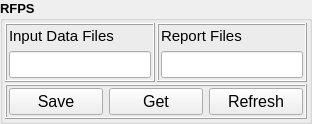
                   <widget class="QGroupBox" name="GB_Rfps">
                    <property name="font">
                     <font>
                      <pointsize>10</pointsize>
                      <weight>75</weight>
                      <bold>true</bold>
                     </font>
                    </property>
                    <property name="title">
                     <string>RFPS</string>
                    </property>
                    <layout class="QGridLayout" name="gridLayout_11">
                     <property name="leftMargin">
                      <number>2</number>
                     </property>
                     <property name="topMargin">
                      <number>2</number>
                     </property>
                     <property name="rightMargin">
                      <number>2</number>
                     </property>
                     <property name="bottomMargin">
                      <number>2</number>
                     </property>
                     <property name="spacing">
                      <number>2</number>
                     </property>
                     <item row="0" column="0">
                      <widget class="QFrame" name="frame_33">
                       <property name="frameShape">
                        <enum>QFrame::Box</enum>
                       </property>
                       <property name="frameShadow">
                        <enum>QFrame::Raised</enum>
                       </property>
                       <layout class="QVBoxLayout" name="verticalLayout_29">
                        <property name="leftMargin">
                         <number>2</number>
                        </property>
                        <property name="topMargin">
                         <number>2</number>
                        </property>
                        <property name="rightMargin">
                         <number>2</number>
                        </property>
                        <property name="bottomMargin">
                         <number>2</number>
                        </property>
                        <item>
                         <widget class="QLabel" name="label_10">
                          <property name="font">
                           <font>
                            <pointsize>11</pointsize>
                            <weight>50</weight>
                            <bold>false</bold>
                           </font>
                          </property>
                          <property name="text">
                           <string>Input Data Files</string>
                          </property>
                         </widget>
                        </item>
                        <item>
                         <widget class="QLineEdit" name="LE_Inputdatafiles_3">
                          <property name="minimumSize">
                           <size>
                            <width>0</width>
                            <height>25</height>
                           </size>
                          </property>
                          <property name="font">
                           <font>
                            <pointsize>12</pointsize>
                            <weight>50</weight>
                            <bold>false</bold>
                           </font>
                          </property>
                         </widget>
                        </item>
                       </layout>
                      </widget>
                     </item>
                     <item row="0" column="1">
                      <widget class="QFrame" name="frame_34">
                       <property name="frameShape">
                        <enum>QFrame::Box</enum>
                       </property>
                       <property name="frameShadow">
                        <enum>QFrame::Raised</enum>
                       </property>
                       <layout class="QVBoxLayout" name="verticalLayout_30">
                        <property name="leftMargin">
                         <number>2</number>
                        </property>
                        <property name="topMargin">
                         <number>2</number>
                        </property>
                        <property name="rightMargin">
                         <number>2</number>
                        </property>
                        <property name="bottomMargin">
                         <number>2</number>
                        </property>
                        <item>
                         <widget class="QLabel" name="label_11">
                          <property name="font">
                           <font>
                            <pointsize>11</pointsize>
                            <weight>50</weight>
                            <bold>false</bold>
                           </font>
                          </property>
                          <property name="text">
                           <string>Report Files</string>
                          </property>
                         </widget>
                        </item>
                        <item>
                         <widget class="QLineEdit" name="LE_Reportfiles_3">
                          <property name="minimumSize">
                           <size>
                            <width>0</width>
                            <height>25</height>
                           </size>
                          </property>
                          <property name="font">
                           <font>
                            <pointsize>12</pointsize>
                            <weight>50</weight>
                            <bold>false</bold>
                           </font>
                          </property>
                         </widget>
                        </item>
                       </layout>
                      </widget>
                     </item>
                     <item row="1" column="0" colspan="2">
                      <widget class="QFrame" name="frame_35">
                       <property name="frameShape">
                        <enum>QFrame::Box</enum>
                       </property>
                       <property name="frameShadow">
                        <enum>QFrame::Raised</enum>
                       </property>
                       <layout class="QHBoxLayout" name="horizontalLayout_8">
                        <property name="leftMargin">
                         <number>2</number>
                        </property>
                        <property name="topMargin">
                         <number>2</number>
                        </property>
                        <property name="rightMargin">
                         <number>2</number>
                        </property>
                        <property name="bottomMargin">
                         <number>2</number>
                        </property>
                        <item>
                         <widget class="QPushButton" name="PB_Save_8">
                          <property name="minimumSize">
                           <size>
                            <width>0</width>
                            <height>25</height>
                           </size>
                          </property>
                          <property name="font">
                           <font>
                            <pointsize>12</pointsize>
                            <weight>50</weight>
                            <bold>false</bold>
                           </font>
                          </property>
                          <property name="text">
                           <string>Save</string>
                          </property>
                         </widget>
                        </item>
                        <item>
                         <widget class="QPushButton" name="PB_Get_5">
                          <property name="minimumSize">
                           <size>
                            <width>0</width>
                            <height>25</height>
                           </size>
                          </property>
                          <property name="font">
                           <font>
                            <pointsize>12</pointsize>
                            <weight>50</weight>
                            <bold>false</bold>
                           </font>
                          </property>
                          <property name="text">
                           <string>Get</string>
                          </property>
                         </widget>
                        </item>
                        <item>
                         <widget class="QPushButton" name="PB_Refresh_5">
                          <property name="minimumSize">
                           <size>
                            <width>0</width>
                            <height>25</height>
                           </size>
                          </property>
                          <property name="font">
                           <font>
                            <pointsize>12</pointsize>
                            <weight>50</weight>
                            <bold>false</bold>
                           </font>
                          </property>
                          <property name="text">
                           <string>Refresh</string>
                          </property>
                         </widget>
                        </item>
                       </layout>
                      </widget>
                     </item>
                    </layout>
                   </widget>
